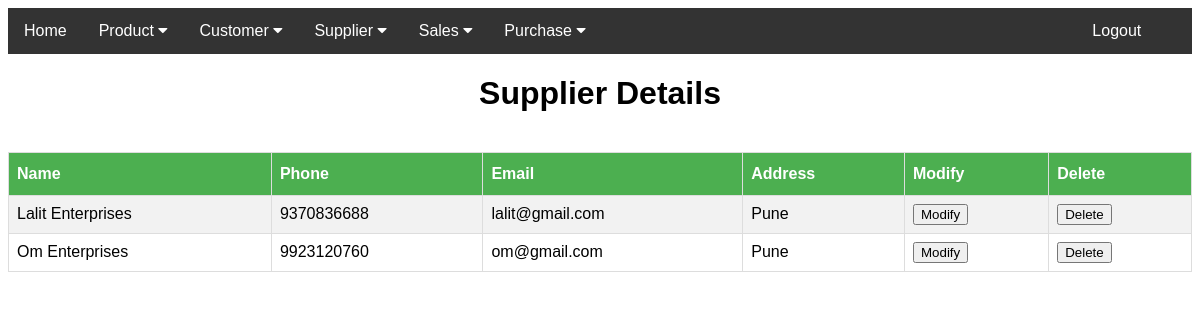
The app's page /displaysupp.php with its own data.
### tables this page shows
CREATE TABLE `suppdetails` (
  `sId` int(10) NOT NULL,
  `sName` varchar(20) DEFAULT NULL,
  `sPhoNum` varchar(10) NOT NULL,
  `sEmail` varchar(20) NOT NULL,
  `sAddress` varchar(30) NOT NULL
);

### displaysupp.php (the view, shortened to what this page needs)
<!DOCTYPE html>
<?php
  include 'navbar.php';
?>
<html>
<body><center>
<?php
    require_once("connect.php");
      $sql = "SELECT * FROM suppdetails ORDER BY sName";
      if(!$result = $conn->query($sql)){
        die('There was an error running the query [' . $conn->error . ']');
      }else{
        echo"<h1>Supplier Details</h1>";
      }
?>
<?php
    if ($result->num_rows > 0) {
?>
<table>
    <table id="suppliers"><tr><th>Name</th><br><th>Phone</th><th>Email</th><th>Address</th><th>Modify</th><th>Delete</th></tr>
      <?php
        while($row = $result->fetch_assoc()){
       ?>
      <tr>
        <td><?php echo $row["sName"]; ?></td>
        <td><?php echo $row["sPhoNum"]; ?></td>
        <td><?php echo $row["sEmail"]; ?></td>
        <td><?php echo $row["sAddress"]; ?></td>
        <td><a href="supplierdetails.php?sId=<?php echo $row["sId"]; ?>" id="modify"><button>Modify</button></a></td>
        <td><a href="?deletesId=<?php echo $row["sId"]; ?>" id="delete"><button>Delete</button></a></td>
      </tr>
    <?php } ?>
</table>
<?php } ?>
</center>
</body>
</html>

### navbar.php (style rules this page uses)
body { font-family: Arial, Helvetica, sans-serif; }

### displaysupp.php (style rules this page uses)
#suppliers { font-family: "Trebuchet MS", Arial, Helvetica, sans-serif; border-collapse: collapse; width: 100%; }
#suppliers td, #suppliers th { border: 1px solid #ddd; padding: 8px; }
#suppliers tr:nth-child(even) { background-color: #f2f2f2; }
#suppliers th { padding-top: 12px; padding-bottom: 12px; text-align: left; background-color: #4CAF50; color: white; }

### records on screen
suppdetails: sName "Lalit Enterprises", sPhoNum "9370836688", sEmail "lalit@gmail.com", sAddress "Pune"
suppdetails: sName "Om Enterprises", sPhoNum "9923120760", sEmail "om@gmail.com", sAddress "Pune"
